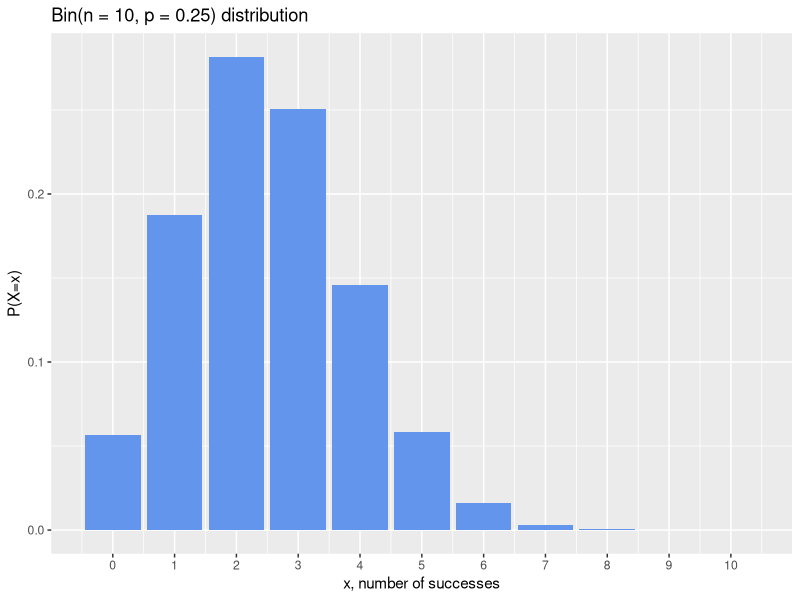
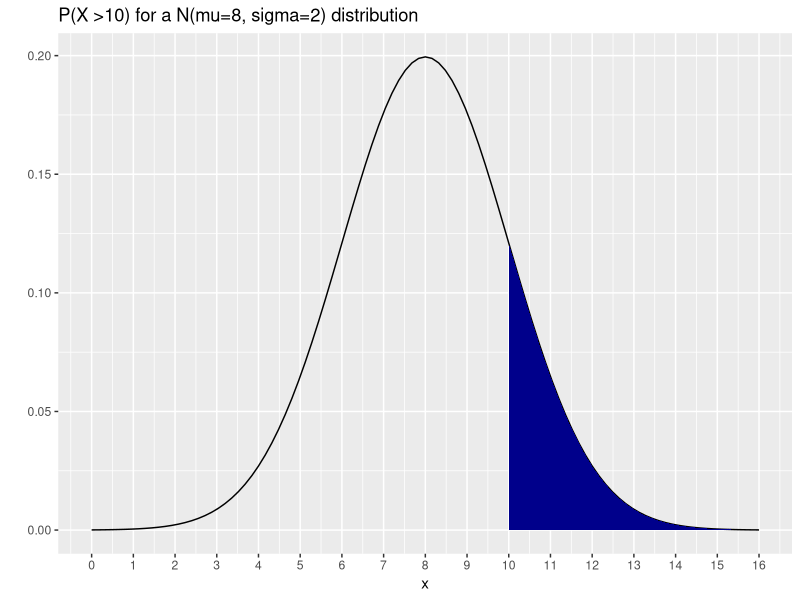
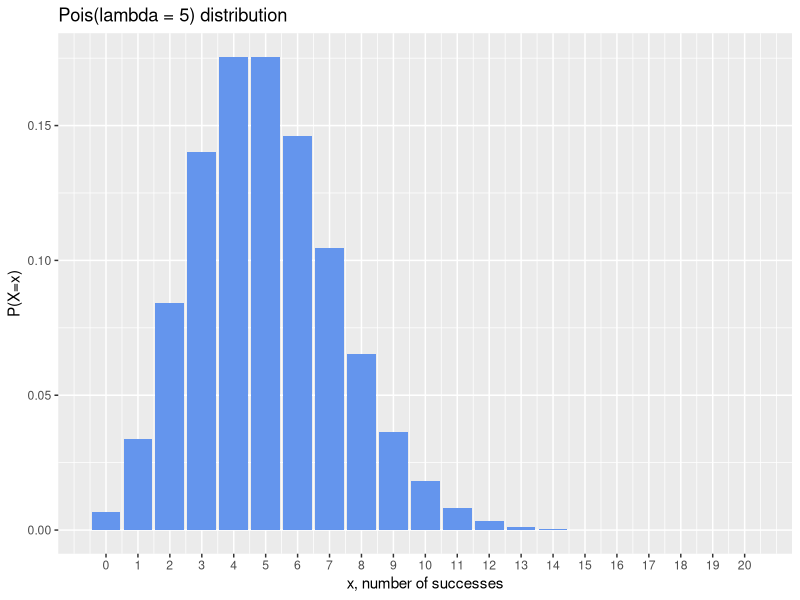

Generate these figures, in order, with R:
## ---- chunk 1
knitr::opts_chunk$set(echo = TRUE)

library(tidyverse)
## ---- chunk 2
choose(10,4) * 0.25^4 * 0.75^6

# using factorials instead of the choose function:
factorial(10)/(factorial(4)*factorial(6)) * 0.25^4 * 0.75^6
## ---- chunk 3
# P(X = 4) for Bin(n=10, p=0.25) random variable
dbinom(x = 4, size = 10, prob = 0.25) 
## ---- chunk 4
# Entire probability distribution:
# P(X = x) for all x=0,1,2,...,10 for Bin(n=10, p=0.25) random variable
dbinom(x = 0:10, size = 10, prob = 0.25) 
## ---- chunk 5
# Bin(n=10, p=0.25) random variable

binom_probs <- data.frame(x_values = 0:10, 
                          px = dbinom(x = 0:10, size = 10, prob = 0.25)) 
binom_probs
## ---- chunk 6
#| fig.height: 3
#| fig.width: 5

ggplot(binom_probs, 
       aes(x = x_values, y = px))  + 
  geom_col(fill ="cornflowerblue") +
  labs(x = "x, number of successes",
       y = "P(X=x)") +
  scale_x_continuous(breaks=0:10) +
  labs(title = "Bin(n = 10, p = 0.25) distribution")
## ---- chunk 7
# vector of x values whose probabilities need to be added
x <- 0:3  
# vector of respective binomial prob's of x values
(binom_prob_0_3 <- choose(10,x) * 0.25^x * 0.75^(10-x))
# add up the probabilities
sum(binom_prob_0_3)
## ---- chunk 8
# P(X <= 3) for Bin(n=10, p=0.25) random variable
pbinom(q = 3, size = 10, prob = 0.25, lower.tail = TRUE)

# Note: setting TRUE for the lower.tail option is the default value
# This means that if we do not specify this option, 
# it will give the same result as above:
pbinom(q = 3, size = 10, prob = 0.25) 
## ---- chunk 9
# vector of x values whose probabilities need to be added
x <- 5:10  
# vector of respective binomial prob's of x values
(binom_prob_5_10 <- choose(10,x) * 0.25^x * 0.75^(10-x))
# add up the probabilities
sum(binom_prob_5_10)
## ---- chunk 10
# P(X >= 5) for Bin(n=10, p=0.25) random variable
# P(X >= 5) = 1 - P(X <= 4)
1 - pbinom(q = 4, size = 10, prob = 0.25, lower.tail = TRUE)
## ---- chunk 11
# P(X >= 5) for Bin(n=10, p=0.25) random variable
# P(X >= 5) = P(X > 4)
pbinom(q = 4, size = 10, prob = 0.25, lower.tail = FALSE)
## ---- chunk 12
# P(X < 10) without using z-scores
pnorm(q = 10, mean = 8, sd = 2, lower.tail = TRUE)

# P(X < 10) = P(Z < 1) using z-scores
pnorm(q = 1, mean = 0, sd = 1, lower.tail = TRUE)
# this works too for a standard normal distribution:
pnorm(1)
## ---- chunk 13
# P(X > 10) without using z-scores
1 - pnorm(q = 10, mean = 8, sd = 2, lower.tail = TRUE)
# using lower.tail = FALSE:
pnorm(q = 10, mean = 8, sd = 2, lower.tail = FALSE)

# P(X > 10) = P(Z > 1) using z-scores
1 - pnorm(q = 1, mean = 0, sd = 1, lower.tail = TRUE)
# using lower.tail = FALSE:
pnorm(q = 1, mean = 0, sd = 1, lower.tail = FALSE)
# this works too for a standard normal distribution:
pnorm(1, lower.tail = FALSE)
## ---- chunk 14
#| fig.height: 3
#| fig.width: 5

# This code shades in the probability P(X > 10) 
# for X ~ N(mu = 8, sigma = 2)
# Note that I set the upper and lower bounds of the normal curve to be from mu - 4*sigma to mu + 4*sigma since these bounds include almost 100% of the area under the normal curve

mu <- 8   # specify the mean of the normal distribution
std <- 2  # specify the standard deviation of the normal distribution

# specify upper and lower bounds of shaded region below
ggplot(data.frame(x = c(mu-4*std, mu+4*std)), aes(x = x)) + 
  stat_function(fun = dnorm, 
                args = list(mean = mu, sd = std)) + 
  stat_function(fun = dnorm, 
                args = list(mean = mu, sd = std), 
          # specify the upper and lower bounds of the shaded region:
                xlim = c(10, mu+4*std),             
                geom = "area", fill = "darkblue") +
  # the breaks values below might need to be adjusted 
  # if there are too many values showing on the x-axis
  scale_x_continuous(breaks=(mu-4*std):(mu+4*std)) +
  labs(y = "") +
  labs(title = "P(X >10) for a N(mu=8, sigma=2) distribution")
## ---- chunk 15
exp(-5)*(5^3)/factorial(3)
## ---- chunk 16
# P(X = 3) for Pois(lambda = 5) random variable
dpois(x = 3, lambda = 5) 
## ---- chunk 17
# P(X = x) for x=0,1,2,...,100 for Pois(\lambda = 5) random variable
dpois(x = 0:20, lambda = 5) 

# although we didn't calculate the probabilities for all possible values of x, 
# below we see that the probabilities for the first 21 values almost add up to 1
sum(dpois(x = 0:20, lambda = 5) )
## ---- chunk 18
# Pois(lambda = 5) random variable

Poisson_probs <- data.frame(x_values = 0:20, 
                          px = dpois(x = 0:20, lambda = 5)) 
Poisson_probs
## ---- chunk 19
#| fig.height: 3
#| fig.width: 5

ggplot(Poisson_probs, 
       aes(x = x_values, y = px))  + 
  geom_col(fill ="cornflowerblue") +
  labs(x = "x, number of successes",
       y = "P(X=x)") +
  scale_x_continuous(breaks=0:20) +  # chose 20 since prob's are already tiny for this distribution
  labs(title = "Pois(lambda = 5) distribution")
## ---- chunk 20
# vector of x values whose probabilities need to be added
x <- 0:12  
# vector of respective Poisson prob's of x values
(Poisson_prob_0_12 <- exp(-5)*(5^x)/factorial(x))
# add up the probabilities
sum(Poisson_prob_0_12)
## ---- chunk 21
# P(X <= 3) for Pois(lambda = 5) random variable
ppois(q = 12, lambda = 5, lower.tail = TRUE)

# Note: setting TRUE for the lower.tail option is the default value
# This means that if we do not specify this option, 
# it will give the same result as above:
ppois(q = 12, lambda = 5) 
## ---- chunk 22
# vector of x values whose probabilities need to be added
x <- 13:100 # choose a big number; big enough so that the probabilities for the high x values below are tiny
# vector of respective Poisson prob's of x values
(Poisson_prob_13_100 <- exp(-5)*(5^x)/factorial(x))
# add up the probabilities
sum(Poisson_prob_13_100)
## ---- chunk 23
# P(X >= 13) for Pois(lambda = 5) random variable
# P(X >= 13) = 1 - P(X <= 12)
1 - ppois(q = 12, lambda = 5, lower.tail = TRUE)
## ---- chunk 24
# P(X >= 13) for Pois(lambda = 5) random variable
# P(X >= 13) = P(X > 12)
ppois(q = 12, lambda = 5, lower.tail = FALSE)
